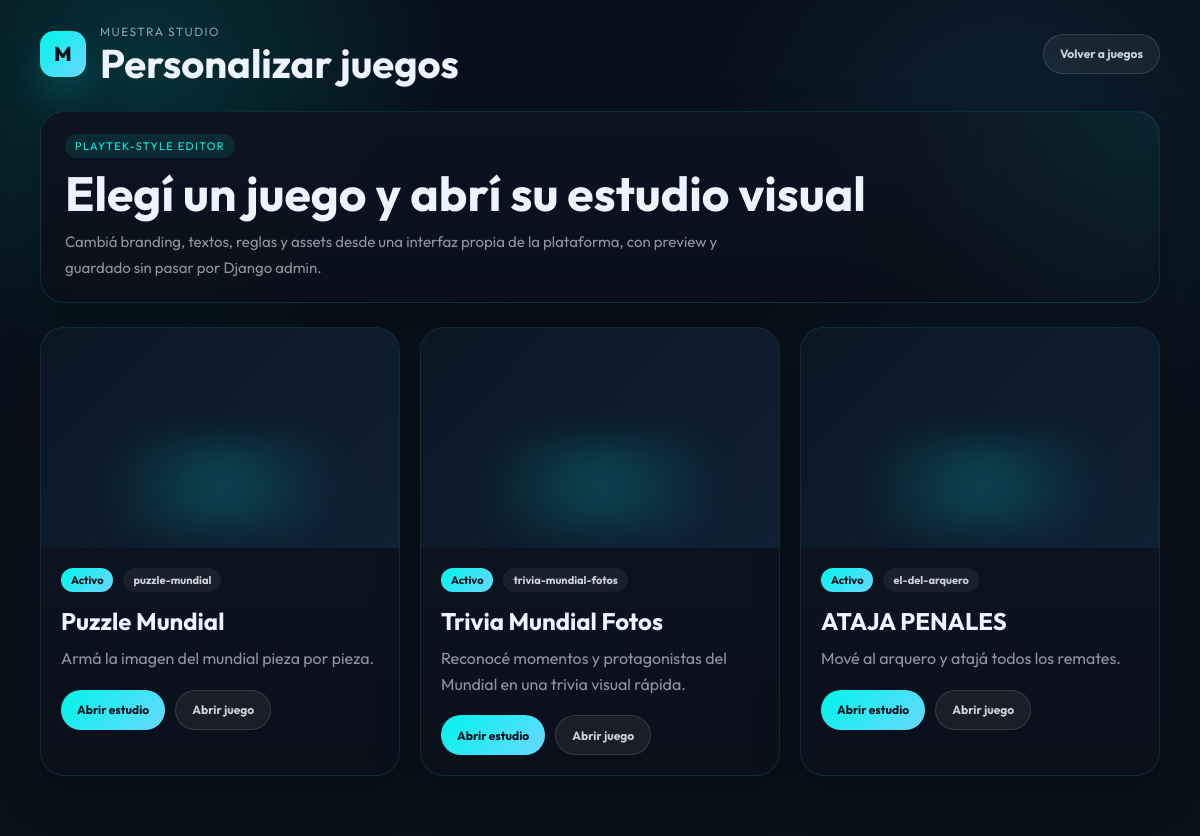
The page /personalizar/ on the database its author committed.
### games/models.py (models this page shows, shortened)
class Game(models.Model):
    SLUG_PUZZLE_MUNDIAL = "puzzle-mundial"
    SLUG_TRIVIA_MUNDIAL_FOTOS = "trivia-mundial-fotos"
    SLUG_ARQUERO = "el-del-arquero"
    slug = models.SlugField(unique=True)
    name = models.CharField(max_length=100)
    description = models.TextField(blank=True)
    cover_image_url = models.URLField(blank=True, default="")
    is_enabled = models.BooleanField(default=True)
    is_featured = models.BooleanField(default=False)
    sort_order = models.PositiveIntegerField(default=0)
    created_at = models.DateTimeField(auto_now_add=True)
    class Meta:
        db_table = "games_game"
        verbose_name = "Juego"
        verbose_name_plural = "Juegos"
        ordering = ["sort_order", "name"]

### games/views.py (the view)
# urls.py: path("personalizar/", views.customizer_home, name="customizer_home"),
@require_GET
def customizer_home(request):
    games = Game.objects.order_by("sort_order", "name")
    return render(request, "games/customizer_home.html", {"games": games})

### games/templates/games/customizer_home.html (shortened to what this page needs)
{% load static %}
<!DOCTYPE html>
<html lang="es">
<head>
  <link rel="stylesheet" href="{% static 'games/css/customizer.css' %}" />
</head>
<body class="studio-body">
  <div class="studio-bg"></div>
  <header class="studio-header studio-header--hub">
    <div class="studio-header__inner">
      <div class="studio-brand">
        <div class="studio-brand__mark">M</div>
        <div>
          <p class="studio-brand__eyebrow">Muestra Studio</p>
          <h1 class="studio-brand__title">Personalizar juegos</h1>
        </div>
      </div>
      <div class="studio-header__actions">
        <a href="{% url 'home' %}" class="studio-btn studio-btn--ghost">Volver a juegos</a>
      </div>
    </div>
  </header>
  <main class="studio-hub">
    <section class="studio-hero">
      <div>
        <span class="studio-pill">Playtek-style editor</span>
        <h2>Elegí un juego y abrí su estudio visual</h2>
        <p>
          Cambiá branding, textos, reglas y assets desde una interfaz propia de la plataforma,
          con preview y guardado sin pasar por Django admin.
        </p>
      </div>
    </section>
    <section class="studio-games-grid" aria-label="Juegos personalizables">
      {% for game in games %}
      <article class="studio-game-card studio-game-card--{{ game.slug }}">
        <div class="studio-game-card__cover">
          {% if game.cover_image_url %}
          <img src="{{ game.cover_image_url }}" alt="{{ game.name }}" />
          {% else %}
          <div class="studio-game-card__placeholder game-cover--{{ game.slug }}"></div>
          {% endif %}
          <div class="studio-game-card__glow"></div>
        </div>
        <div class="studio-game-card__body">
          <div class="studio-game-card__topline">
            <span class="studio-chip">{% if game.is_enabled %}Activo{% else %}Desactivado{% endif %}</span>
            <span class="studio-chip studio-chip--soft">{{ game.slug }}</span>
          </div>
          <h3>{{ game.name }}</h3>
          <p>{{ game.description|default:"Personalizá la experiencia visual y de gameplay." }}</p>
          <div class="studio-game-card__actions">
            <a href="{% url 'customizer_page' game.slug %}" class="studio-btn studio-btn--primary">Abrir estudio</a>
            {% if game.is_enabled %}
            <a href="{% url 'runner_page' game.slug %}" class="studio-btn studio-btn--ghost" target="_blank">Abrir juego</a>
            {% endif %}
          </div>
        </div>
      </article>
      {% endfor %}
    </section>
  </main>
</body>
</html>

### rows shown on the page
Game: is_enabled "Activo", slug "puzzle-mundial", name "Puzzle Mundial", description "Armá la imagen del mundial pieza por pieza."
Game: is_enabled "Activo", slug "trivia-mundial-fotos", name "Trivia Mundial Fotos", description "Reconocé momentos y protagonistas del Mundial en una trivia visual rápida."
Game: is_enabled "Activo", slug "el-del-arquero", name "ATAJA PENALES", description "Mové al arquero y atajá todos los remates."
